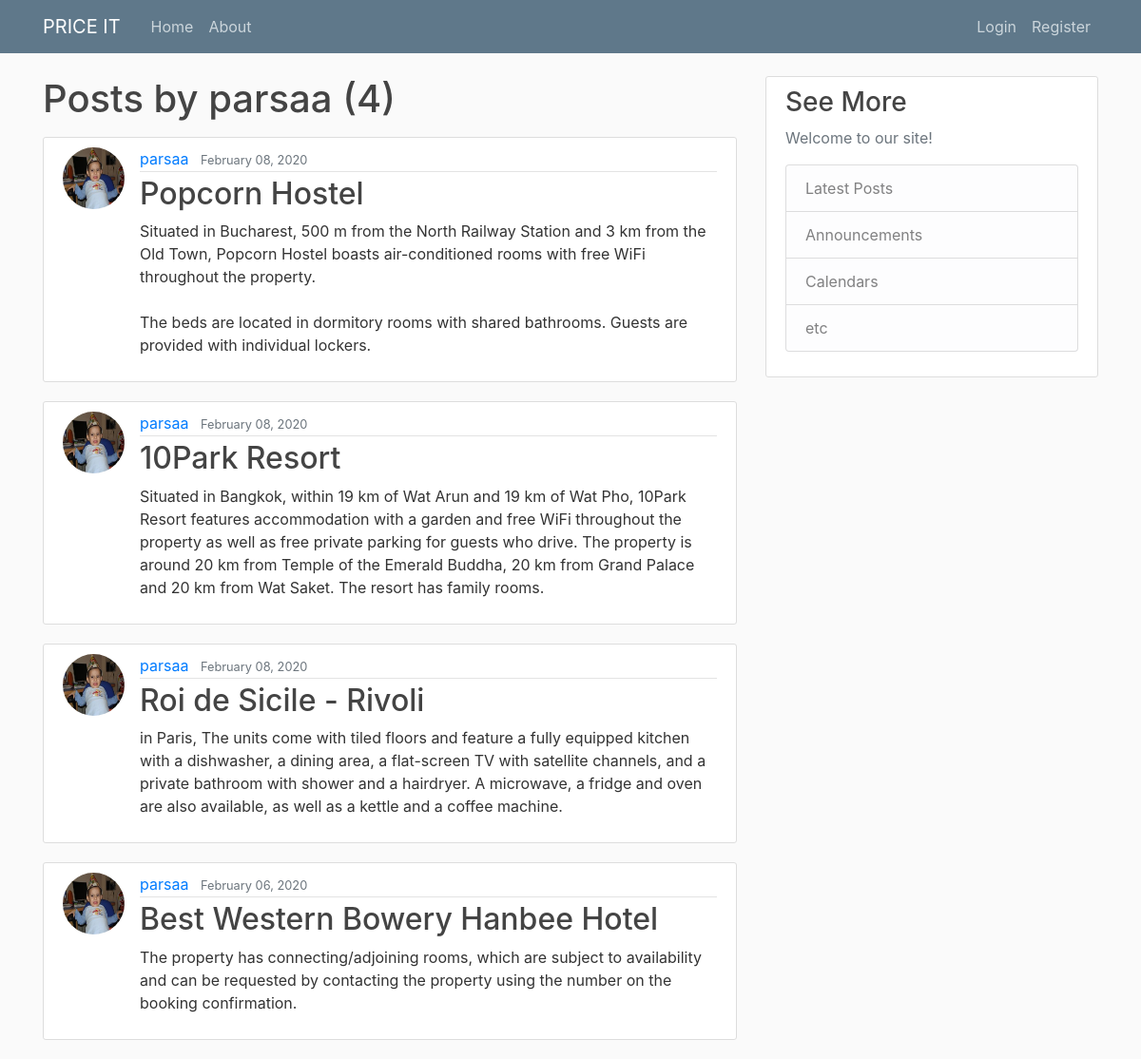
Screenshot of /user/parsaa with the database file from the repository.
### Advertisements/models.py (models this page shows, shortened)
class ads(models.Model):
    score = models.IntegerField(null=True)
    title = models.CharField(max_length=500, null=True)
    location = models.CharField(max_length=1000, null=True)
    image = models.ImageField(default='ad-default.jpg', upload_to='Ads_Pix')
    start_date = models.DateTimeField(default=timezone.now)
    end_date = models.DateTimeField(default=timezone.now)
    available = models.BooleanField(null=True)
    room_no = models.IntegerField(null=True)
    description = models.TextField()
    smokeFree = models.BooleanField(null=True)
    city = models.CharField(max_length=500, null=True)
    address = models.CharField(max_length=5000, null=True)
    user = models.ForeignKey(User, on_delete = models.CASCADE)
    price = models.IntegerField(null=True)

### users/models.py (models this page shows, shortened)
class Profile(models.Model):
    user = models.OneToOneField(User, on_delete = models.CASCADE)
    image = models.ImageField(default='default.jpg', upload_to='Profile_Pix')

### Advertisements/views.py (the view)
# urls.py: path('user/<str:username>', UserAdsListView.as_view() , name='user-ads'),
class UserAdsListView(ListView):
    model = ads
    template_name = 'Advertisements/user_ads.html'
    context_object_name = 'all_ads'
    paginate_by = 5
    def get_queryset(self):
        user = get_object_or_404(User, username=self.kwargs.get('username') )
        return ads.objects.filter(user=user).order_by('-start_date')

### Advertisements/templates/Advertisements/user_ads.html (shortened to what this page needs)
{% extends "Advertisements/base.html" %}
{% load imagefit %}
{% block content %}
    <h1 class="mb-3">Posts by {{ view.kwargs.username }} ({{ page_obj.paginator.count }})</h1>
    {% for ads in all_ads %}
        <article class="media content-section">
        <img class="rounded-circle article-img" src="{{ ads.user.profile.image.url |resize:'150x150,C'}}"/>
          <div class="media-body">
            <div class="article-metadata">
              <a class="mr-2" href="{% url 'user-ads' ads.user.username %}">{{ ads.user }}</a>
              <small class="text-muted">{{ ads.start_date|date:"F d, Y" }}</small>
            </div>
            <h2><a class="article-title" href="{% url 'Advertisements-detail' ads.id %}">{{ ads.title }}</a></h2>
            <p class="article-content">{{ ads.description }}</p>
          </div>
        </article>
    {% endfor %}
{% endblock content %}

### Advertisements/static/Advertisements/main.css (style rules this page uses)
body { background: #fafafa; color: #333333; margin-top: 5rem; }
h1, h2, h3, h4, h5, h6 { color: #444444; }
.content-section { background: #ffffff; padding: 10px 20px; border: 1px solid #dddddd; border-radius: 3px; margin-bottom: 20px; }
.article-title { color: #444444; }
.article-content { white-space: pre-line; }
.article-img { height: 65px; width: 65px; margin-right: 16px; }
.article-metadata { padding-bottom: 1px; margin-bottom: 4px; border-bottom: 1px solid #e3e3e3 }

### rows the page displays
ads: user.profile.image|resize (picture), user "parsaa", start_date "February 08, 2020", title "Popcorn Hostel", description "Situated in Bucharest, 500 m from the North Railway Station and 3 km from the Old Town, Popcorn Hostel boasts air-conditioned rooms with free WiFi throughout the property. The beds are located in dormitory rooms with shared bathrooms. Guests are provided with individual lockers."
ads: user.profile.image|resize (picture), user "parsaa", start_date "February 08, 2020", title "10Park Resort", description "Situated in Bangkok, within 19 km of Wat Arun and 19 km of Wat Pho, 10Park Resort features accommodation with a garden and free WiFi throughout the property as well as free private parking for guests who drive. The property is around 20 km from Temple of the Emerald Buddha, 20 km from Grand Palace and 20 km from Wat Saket. The resort has family rooms."
ads: user.profile.image|resize (picture), user "parsaa", start_date "February 08, 2020", title "Roi de Sicile - Rivoli", description "in Paris, The units come with tiled floors and feature a fully equipped kitchen with a dishwasher, a dining area, a flat-screen TV with satellite channels, and a private bathroom with shower and a hairdryer. A microwave, a fridge and oven are also available, as well as a kettle and a coffee machine."
ads: user.profile.image|resize (picture), user "parsaa", start_date "February 06, 2020", title "Best Western Bowery Hanbee Hotel", description "The property has connecting/adjoining rooms, which are subject to availability and can be requested by contacting the property using the number on the booking confirmation."

### other values shown
{{ view.kwargs.username }} "parsaa"
{{ page_obj.paginator.count }} "4"
